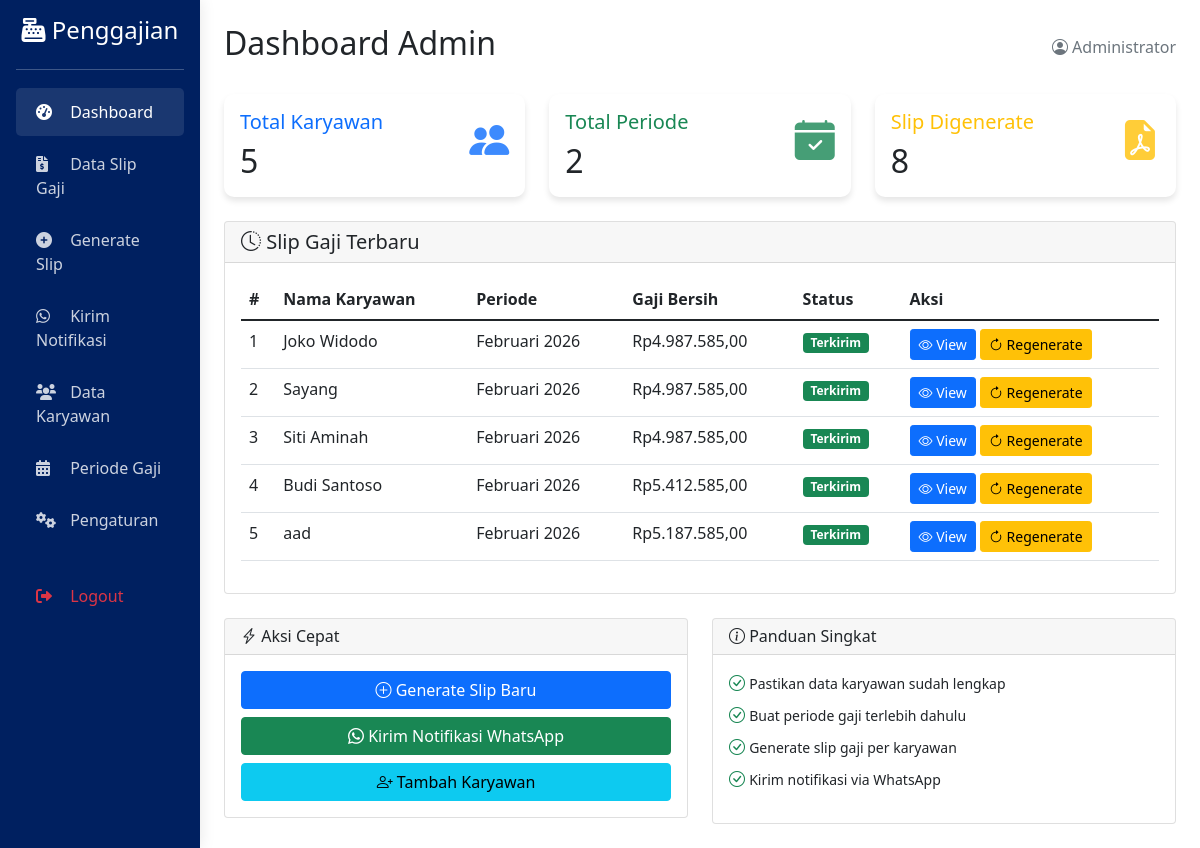
/index.php (signed in), run on the app's committed database.
### tables this page shows
CREATE TABLE `gaji_karyawan` (
  `id` int NOT NULL,
  `karyawan_id` int NOT NULL,
  `periode_id` int NOT NULL,
  `gaji_pokok` decimal(15,2) DEFAULT '0.00',
  `total_lembur` decimal(15,2) DEFAULT '0.00',
  `total_potongan` decimal(15,2) DEFAULT '0.00',
  `total_bpjs` decimal(15,2) DEFAULT '0.00',
  `gaji_bersih` decimal(15,2) DEFAULT '0.00',
  `pdf_file` varchar(255) DEFAULT NULL,
  `status` enum('pending','generated','sent') DEFAULT 'pending',
  `created_at` timestamp NULL DEFAULT CURRENT_TIMESTAMP,
  `last_notified_at` timestamp NULL DEFAULT NULL,
  `notification_count` int DEFAULT '0'
);

CREATE TABLE `karyawan` (
  `id` int NOT NULL,
  `nama` varchar(100) NOT NULL,
  `dept` enum('ADMIN','PRODUKSI') DEFAULT 'ADMIN',
  `no_hp` varchar(20) DEFAULT NULL,
  `email` varchar(100) DEFAULT NULL,
  `created_at` timestamp NULL DEFAULT CURRENT_TIMESTAMP
);

CREATE TABLE `periode_gaji` (
  `id` int NOT NULL,
  `nama_periode` varchar(50) DEFAULT NULL,
  `periode_start` date NOT NULL,
  `periode_end` date NOT NULL,
  `status` enum('draft','final','paid') DEFAULT 'draft',
  `created_at` timestamp NULL DEFAULT CURRENT_TIMESTAMP
);

### config.php (called while the page is built, shortened)
<?php
function formatRupiah($angka) {
    return 'Rp' . number_format($angka, 0, ',', '.') . ',00';
}
?>

### index.php (the view, shortened to what this page needs)
<?php
require_once 'config.php';
$db = getDB();
$stmt = $db->query("SELECT COUNT(*) as total FROM karyawan");
$total_karyawan = $stmt->fetch()['total'];
$stmt = $db->query("SELECT COUNT(*) as total FROM periode_gaji");
$total_periode = $stmt->fetch()['total'];
$stmt = $db->query("SELECT COUNT(*) as total FROM gaji_karyawan WHERE pdf_file IS NOT NULL");
$total_slip = $stmt->fetch()['total'];
$stmt = $db->query("SELECT gk.*, k.nama as nama_karyawan, p.nama_periode
                    FROM gaji_karyawan gk
                    JOIN karyawan k ON gk.karyawan_id = k.id
                    JOIN periode_gaji p ON gk.periode_id = p.id
                    WHERE gk.pdf_file IS NOT NULL
                    ORDER BY gk.created_at DESC LIMIT 5");
$slip_terbaru = $stmt->fetchAll();
?>
<!DOCTYPE html>
<html lang="id">
<head>
    <link href="https://cdn.jsdelivr.net/npm/bootstrap@5.1.3/dist/css/bootstrap.min.css" rel="stylesheet">
    <link rel="stylesheet" href="https://cdn.jsdelivr.net/npm/bootstrap-icons@1.8.1/font/bootstrap-icons.css">
    <link rel="stylesheet" href="https://cdnjs.cloudflare.com/ajax/libs/font-awesome/6.0.0/css/all.min.css">
</head>
<body>
    <div class="container-fluid">
        <div class="row">
            <div class="col-md-2 p-0 sidebar">
                <div class="p-3">
                    <h4 class="text-center mb-4">
                        <i class="fas fa-cash-register"></i> Penggajian
                    </h4>
                    <hr class="bg-light">
                    <ul class="nav flex-column">
                        <li class="nav-item">
                            <a class="nav-link active" href="index.php">
                                <i class="fas fa-tachometer-alt"></i> Dashboard
                            </a>
                        </li>
                        <li class="nav-item">
                            <a class="nav-link" href="data_slip.php">
                                <i class="fas fa-file-invoice-dollar"></i> Data Slip Gaji
                            </a>
                        </li>
                        <li class="nav-item">
                            <a class="nav-link" href="generate_slip.php">
                                <i class="fas fa-plus-circle"></i> Generate Slip
                            </a>
                        </li>
                        <li class="nav-item">
                            <a class="nav-link" href="send_notif.php">
                                <i class="fab fa-whatsapp"></i> Kirim Notifikasi
                            </a>
                        </li>
                        <li class="nav-item">
                            <a class="nav-link" href="#karyawanModal" data-bs-toggle="modal">
                                <i class="fas fa-users"></i> Data Karyawan
                            </a>
                        </li>
                        <li class="nav-item">
                            <a class="nav-link" href="#periodeModal" data-bs-toggle="modal">
                                <i class="fas fa-calendar-alt"></i> Periode Gaji
                            </a>
                        </li>
                        <li class="nav-item">
                            <a class="nav-link" href="pengaturan.php">
                                <i class="fas fa-cogs"></i> Pengaturan
                            </a>
                        </li>
                        <li class="nav-item mt-4">
                            <a class="nav-link text-danger" href="logout.php">
                                <i class="fas fa-sign-out-alt"></i> Logout
                            </a>
                        </li>
                    </ul>
                </div>
            </div>
            <div class="col-md-10 p-4">
                <div class="d-flex justify-content-between align-items-center mb-4">
                    <h2>Dashboard Admin</h2>
                    <div class="text-muted">
                        <i class="bi bi-person-circle"></i> <?php echo $_SESSION['nama']; ?>
                    </div>
                </div>
                <div class="row mb-4">
                    <div class="col-md-4">
                        <div class="card stat-card border-primary">
                            <div class="card-body">
                                <div class="d-flex justify-content-between">
                                    <div>
                                        <h5 class="card-title text-primary">Total Karyawan</h5>
                                        <h2 class="mb-0"><?php echo $total_karyawan; ?></h2>
                                    </div>
                                    <div class="text-primary stat-icon">
                                        <i class="bi bi-people-fill"></i>
                                    </div>
                                </div>
                            </div>
                        </div>
                    </div>
                    <div class="col-md-4">
                        <div class="card stat-card border-success">
                            <div class="card-body">
                                <div class="d-flex justify-content-between">
                                    <div>
                                        <h5 class="card-title text-success">Total Periode</h5>
                                        <h2 class="mb-0"><?php echo $total_periode; ?></h2>
                                    </div>
                                    <div class="text-success stat-icon">
                                        <i class="bi bi-calendar-check-fill"></i>
                                    </div>
                                </div>
                            </div>
                        </div>
                    </div>
                    <div class="col-md-4">
                        <div class="card stat-card border-warning">
                            <div class="card-body">
                                <div class="d-flex justify-content-between">
                                    <div>
                                        <h5 class="card-title text-warning">Slip Digenerate</h5>
                                        <h2 class="mb-0"><?php echo $total_slip; ?></h2>
                                    </div>
                                    <div class="text-warning stat-icon">
                                        <i class="bi bi-file-earmark-pdf-fill"></i>
                                    </div>
                                </div>
                            </div>
                        </div>
                    </div>
                </div>
                <div class="card">
                    <div class="card-header">
                        <h5 class="mb-0"><i class="bi bi-clock-history"></i> Slip Gaji Terbaru</h5>
                    </div>
                    <div class="card-body">
                        <?php if (empty($slip_terbaru)): ?>
                            <div class="alert alert-info">
                                <i class="bi bi-info-circle"></i> Belum ada slip gaji yang digenerate.
                            </div>
                        <?php else: ?>
                            <div class="table-responsive">
                                <table class="table table-hover">
                                    <thead>
                                        <tr>
                                            <th>#</th>
                                            <th>Nama Karyawan</th>
                                            <th>Periode</th>
                                            <th>Gaji Bersih</th>
                                            <th>Status</th>
                                            <th>Aksi</th>
                                        </tr>
                                    </thead>
                                    <tbody>
                                        <?php foreach ($slip_terbaru as $index => $slip): ?>
                                            <tr>
                                                <td><?php echo $index + 1; ?></td>
                                                <td><?php echo htmlspecialchars($slip['nama_karyawan']); ?></td>
                                                <td><?php echo htmlspecialchars($slip['nama_periode']); ?></td>
                                                <td><?php echo formatRupiah($slip['gaji_bersih']); ?></td>
                                                <td>
                                                    <?php if ($slip['status'] == 'pending'): ?>
                                                        <span class="badge bg-warning">Pending</span>
                                                    <?php elseif ($slip['status'] == 'generated'): ?>
                                                        <span class="badge bg-info">Generated</span>
                                                    <?php elseif ($slip['status'] == 'sent'): ?>
                                                        <span class="badge bg-success">Terkirim</span>
                                                    <?php endif; ?>
                                                </td>
                                                <td>
                                                    <a href="slip_view.php?id=<?php echo $slip['id']; ?>"
                                                       class="btn btn-sm btn-primary" target="_blank">
                                                        <i class="bi bi-eye"></i> View
                                                    </a>
                                                    <a href="generate_slip.php?regenerate=<?php echo $slip['id']; ?>"
                                                       class="btn btn-sm btn-warning">
                                                        <i class="bi bi-arrow-clockwise"></i> Regenerate
                                                    </a>
                                                </td>
                                            </tr>
                                        <?php endforeach; ?>
                                    </tbody>
                                </table>
                            </div>
                        <?php endif; ?>
                    </div>
                </div>
                <div class="row mt-4">
                    <div class="col-md-6">
                        <div class="card">
                            <div class="card-header">
                                <h6 class="mb-0"><i class="bi bi-lightning-charge"></i> Aksi Cepat</h6>
                            </div>
                            <div class="card-body">
                                <div class="d-grid gap-2">
                                    <a href="generate_slip.php" class="btn btn-primary">
                                        <i class="bi bi-plus-circle"></i> Generate Slip Baru
                                    </a>
                                    <a href="send_notif.php" class="btn btn-success">
                                        <i class="bi bi-whatsapp"></i> Kirim Notifikasi WhatsApp
                                    </a>
                                    <button class="btn btn-info" data-bs-toggle="modal" data-bs-target="#karyawanModal">
                                        <i class="bi bi-person-plus"></i> Tambah Karyawan
                                    </button>
                                </div>
                            </div>
                        </div>
                    </div>
                    <div class="col-md-6">
                        <div class="card">
                            <div class="card-header">
                                <h6 class="mb-0"><i class="bi bi-info-circle"></i> Panduan Singkat</h6>
                            </div>
                            <div class="card-body">
                                <ul class="list-unstyled">
                                    <li class="mb-2">
                                        <i class="bi bi-check-circle text-success"></i>
                                        <small>Pastikan data karyawan sudah lengkap</small>
                                    </li>
                                    <li class="mb-2">
                                        <i class="bi bi-check-circle text-success"></i>
                                        <small>Buat periode gaji terlebih dahulu</small>
                                    </li>
                                    <li class="mb-2">
                                        <i class="bi bi-check-circle text-success"></i>
                                        <small>Generate slip gaji per karyawan</small>
                                    </li>
                                    <li class="mb-2">
                                        <i class="bi bi-check-circle text-success"></i>
                                        <small>Kirim notifikasi via WhatsApp</small>
                                    </li>
                                </ul>
                            </div>
                        </div>
                    </div>
                </div>
            </div>
        </div>
    </div>
</body>
</html>

### index.php (style rules this page uses)
.sidebar { background: #002060; color: white; min-height: 100vh; box-shadow: 0 0 15px rgba(0,0,0,0.1); }
.sidebar .nav-link { color: rgba(255,255,255,0.8); padding: 12px 20px; margin: 2px 0; border-radius: 5px; transition: all 0.3s; }
.sidebar .nav-link:hover, .sidebar .nav-link.active { background: rgba(255,255,255,0.1); color: white; }
.sidebar .nav-link i { width: 20px; margin-right: 10px; }
.stat-card { border-radius: 10px; border: none; box-shadow: 0 4px 6px rgba(0,0,0,0.1); transition: transform 0.3s; }
.stat-icon { font-size: 2.5rem; opacity: 0.8; }

### data on the page
gaji_karyawan: karyawan.nama "Joko Widodo", periode.nama_periode "Februari 2026", gaji_bersih "Rp4.987.585,00", status "Terkirim"
gaji_karyawan: karyawan.nama "Sayang", periode.nama_periode "Februari 2026", gaji_bersih "Rp4.987.585,00", status "Terkirim"
gaji_karyawan: karyawan.nama "Siti Aminah", periode.nama_periode "Februari 2026", gaji_bersih "Rp4.987.585,00", status "Terkirim"
gaji_karyawan: karyawan.nama "Budi Santoso", periode.nama_periode "Februari 2026", gaji_bersih "Rp5.412.585,00", status "Terkirim"
gaji_karyawan: karyawan.nama "aad", periode.nama_periode "Februari 2026", gaji_bersih "Rp5.187.585,00", status "Terkirim"

### other printed values
$_SESSION['nama'] "Administrator"
$total_karyawan "5"
$total_periode "2"
$total_slip "8"
